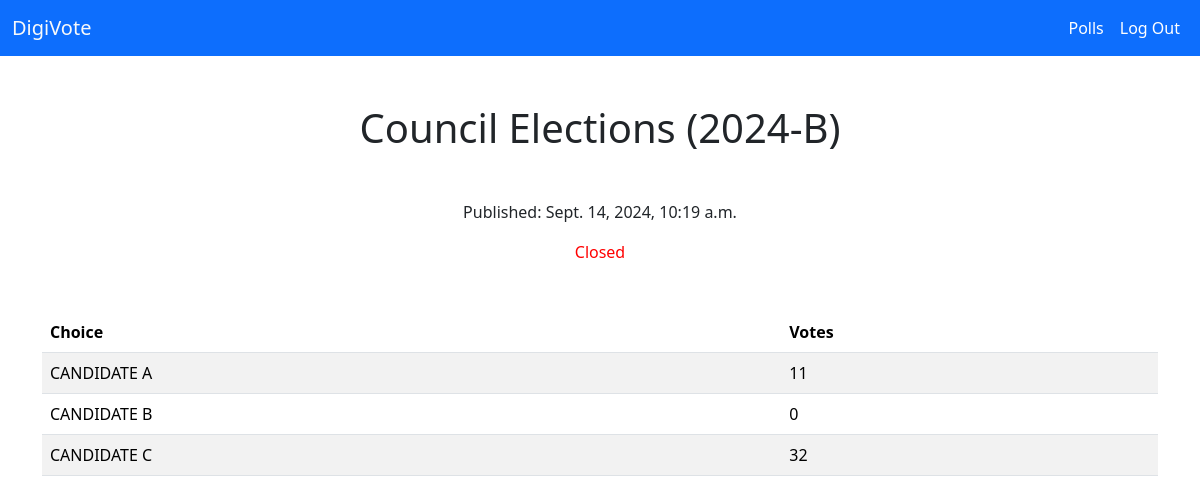
The app's page /details/5 (signed in) with its own data.
### vote/models.py (models this page shows, shortened)
class Poll(models.Model):
    poll_text = models.CharField(max_length=512)
    publish_date = models.DateTimeField('date published')
    poll_open = models.BooleanField(default=True)

class Choice(models.Model):
    poll = models.ForeignKey(Poll, on_delete=models.CASCADE)
    choice_text = models.CharField(max_length=256)
    votes = models.IntegerField(default=0)

### vote/views.py (the view)
# urls.py: path('details/<int:poll_id>', views.details, name='details'),
@login_required(login_url='login')
def details(request, poll_id):
    poll = get_object_or_404(Poll, pk=poll_id)
    choices = Choice.objects.filter(poll=poll)
    context = {
        'poll': poll,
        'choices': choices
    }
    return render(request, "details.html", context)

### vote/templates/details.html (shortened to what this page needs)
{% extends "base.html" %}
{% block body %}
<h1 class="m-5 text-center">{{ poll.poll_text }}</h1>
<p class="text-center">Published: {{ poll.publish_date }}</p>
<p class="text-center">{% if poll.poll_open %}<span style="color: green;">Open</span>{% else %}<span style="color: red;">Closed</span>{% endif %}</p>
<div class="container mt-5">
    <table class="table table-striped">
        <thead>
            <tr>
                <th>Choice</th>
                <th>Votes</th>
            </tr>
        </thead>
        <tbody>
            {% for choice in choices %}
            <tr>
                <td>{{ choice.choice_text }}</td>
                <td>{{ choice.votes }}</td>
            </tr>
            {% endfor %}
        </tbody>
    </table>
</div>
{% endblock %}

### records on screen
Poll: poll_text "Council Elections (2024-B)", publish_date "Sept. 14, 2024, 10:19 a.m."
Choice: choice_text "CANDIDATE A", votes "11"
Choice: choice_text "CANDIDATE B", votes "0"
Choice: choice_text "CANDIDATE C", votes "32"
